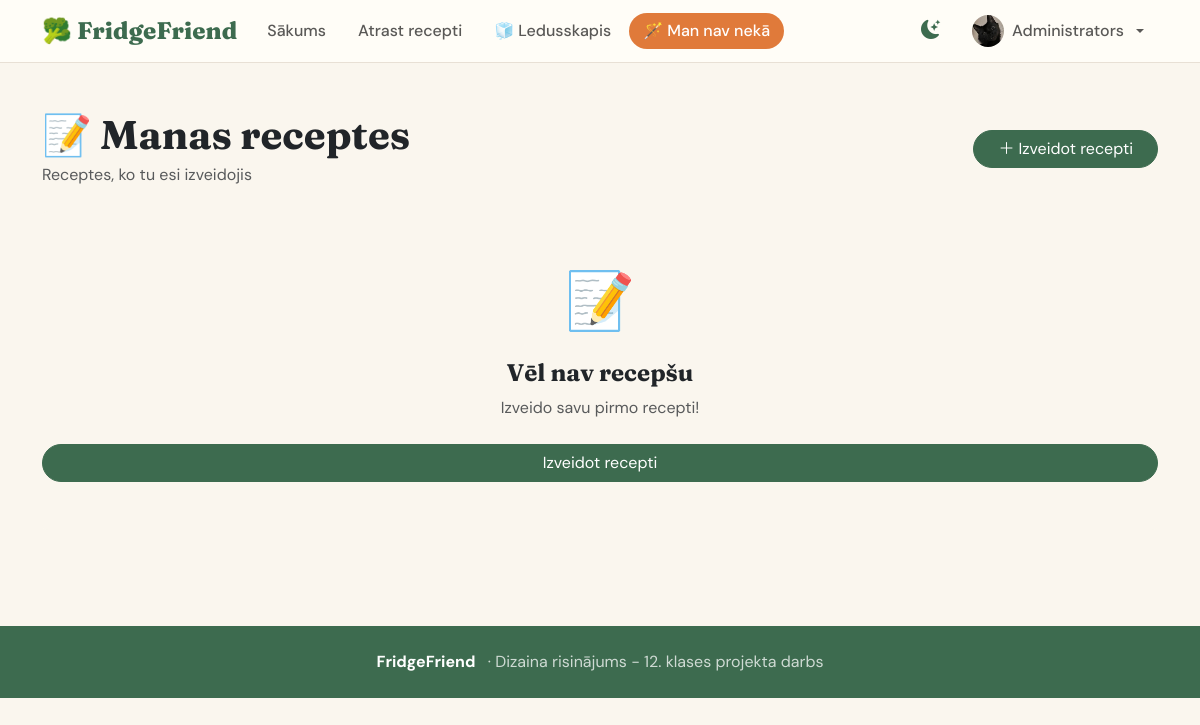
Screenshot of /manas-receptes (signed in) with the database file from the repository.
### tables this page shows
CREATE TABLE users (
            id            INTEGER PRIMARY KEY AUTOINCREMENT,
            username      TEXT    UNIQUE NOT NULL,
            email         TEXT    UNIQUE NOT NULL,
            password_hash TEXT    NOT NULL,
            display_name  TEXT,
            bio           TEXT,
            profile_pic   TEXT,
            is_admin      INTEGER DEFAULT 0,
            created_at    TEXT    DEFAULT CURRENT_TIMESTAMP
        );

### app.py (the view)
@app.route('/manas-receptes')
@login_required
def manas_receptes():
    return render_template('manas_receptes.html', my_recipes=recipes.get_by_user(session['user_id']))

### app.py (called while the page is built)
def get_current_user():
    if 'user_id' in session:
        return users.get_by_id(session['user_id'])
    return None

def login_required(f):
    @wraps(f)
    def decorated(*args, **kwargs):
        if not get_current_user():
            flash('Lūdzu pieslēdzies.', 'warning')
            return redirect(url_for('login'))
        return f(*args, **kwargs)
    return decorated

@app.context_processor
def inject_user():
    return dict(current_user=get_current_user())

### models.py (called while the page is built)
    def connect(self):
        conn = sqlite3.connect(self.path)
        conn.row_factory = sqlite3.Row
        conn.execute("PRAGMA foreign_keys = ON")
        return conn

    def fetchone(self, sql, params=()):
        conn = self.connect()
        try:
            return conn.execute(sql, params).fetchone()
        finally:
            conn.close()

    def fetchall(self, sql, params=()):
        conn = self.connect()
        try:
            return conn.execute(sql, params).fetchall()
        finally:
            conn.close()

    def get_by_id(self, uid):
        return self.db.fetchone("SELECT * FROM users WHERE id=?", (uid,))

    def get_by_user(self, user_id):
        return self.db.fetchall(
            """SELECT r.*,
                      (SELECT COUNT(*) FROM recipe_likes WHERE recipe_id=r.id) as like_count
               FROM recipes r WHERE r.created_by=?
               ORDER BY r.created_at DESC""", (user_id,)
        )

### templates/manas_receptes.html (shortened to what this page needs)
{% extends "base.html" %}
{% block content %}
<div class="container-xl py-5">
  <div class="d-flex align-items-center justify-content-between mb-4 flex-wrap gap-3">
    <div>
      <h1 class="ff-display fw-bold mb-1">📝 Manas receptes</h1>
      <p class="text-muted mb-0">Receptes, ko tu esi izveidojis</p>
    </div>
    <a href="{{ url_for('izveidot_recepti') }}" class="btn btn-primary btn-pill px-4">
      <i class="bi bi-plus-lg me-1"></i>Izveidot recepti
    </a>
  </div>
  {% if not my_recipes %}
  <div class="text-center py-5 card border-0">
    <div style="font-size:3.5rem" class="mb-3">📝</div>
    <h4 class="ff-display fw-bold">Vēl nav recepšu</h4>
    <p class="text-muted mb-4">Izveido savu pirmo recepti!</p>
    <a href="{{ url_for('izveidot_recepti') }}" class="btn btn-primary btn-pill px-4">Izveidot recepti</a>
  </div>
  {% endif %}
</div>
{% endblock %}

### templates/base.html (shortened to what this page needs)
<!DOCTYPE html>
<html lang="lv" data-bs-theme="light">
<head>
  <link href="https://cdn.jsdelivr.net/npm/bootstrap@5.3.3/dist/css/bootstrap.min.css" rel="stylesheet">
  <link href="https://cdn.jsdelivr.net/npm/bootstrap-icons@1.11.3/font/bootstrap-icons.min.css" rel="stylesheet">
  <link rel="stylesheet" href="{{ url_for('static', filename='style.css') }}">
</head>
<body class="page-fade">
<nav class="navbar navbar-expand-lg sticky-top">
  <div class="container-xl">
    <a class="navbar-brand" href="{{ url_for('sakums') }}">🥦 FridgeFriend</a>
    <div class="collapse navbar-collapse" id="navMenu">
      <ul class="navbar-nav me-auto gap-1">
        <li class="nav-item">
          <a class="nav-link {% if request.endpoint=='sakums' %}active{% endif %}" href="{{ url_for('sakums') }}">Sākums</a>
        </li>
        <li class="nav-item">
          <a class="nav-link {% if request.endpoint in ['sastavdalas','receptes','recepte'] %}active{% endif %}" href="{{ url_for('sastavdalas') }}">Atrast recepti</a>
        </li>
        <li class="nav-item">
          <a class="nav-link {% if request.endpoint=='mans_ledusskapis' %}active{% endif %}" href="{{ url_for('mans_ledusskapis') }}">🧊 Ledusskapis</a>
        </li>
        <li class="nav-item">
          <a class="nav-link btn-orange {% if request.endpoint=='mann_nav' %}active{% endif %}" href="{{ url_for('mann_nav') }}">🪄 Man nav nekā</a>
        </li>
      </ul>
      <ul class="navbar-nav align-items-center gap-2">
        <li class="nav-item">
          <button id="darkToggle" title="Tumšais/gaišais režīms">
            <i class="bi bi-moon-stars-fill" id="darkIcon"></i>
          </button>
        </li>
        {% if current_user %}
        <li class="nav-item dropdown">
          <a class="nav-link dropdown-toggle d-flex align-items-center gap-2" href="#" data-bs-toggle="dropdown">
            <div class="nav-avatar">
              {% if current_user.profile_pic %}
                <img src="{{ url_for('static', filename='uploads/avatars/' + current_user.profile_pic) }}" alt="">
              {% else %}
                {{ (current_user.display_name or current_user.username)[0].upper() }}
              {% endif %}
            </div>
            <span class="d-none d-lg-inline">{{ current_user.display_name or current_user.username }}</span>
          </a>
        </li>
        {% else %}
        <li class="nav-item"><a class="nav-link" href="{{ url_for('login') }}">Pieslēgties</a></li>
        <li class="nav-item"><a class="btn btn-primary btn-sm btn-pill px-3" href="{{ url_for('register') }}">Reģistrēties</a></li>
        {% endif %}
      </ul>
    </div>
  </div>
</nav>
{% block content %}{% endblock %}
<footer class="py-4 mt-5">
  <div class="container-xl text-center">
    <strong class="text-white">FridgeFriend</strong>
    <span class="ms-2">·  Dizaina risinājums - 12. klases projekta darbs </span>
  </div>
</footer>
</body>
</html>

### static/style.css (style rules this page uses)
:root { --ff-green: #3D6B4F; --ff-green-light: #5A8C6A; --ff-green-pale: #E8F0EB; --ff-orange: #E07A3A; --ff-orange-pale: #FEF0E6; --ff-cream: #FAF6EE; --ff-border: #E8E0D5; --bs-primary: #3D6B4F; --bs-primary-rgb: 61,107,79; --bs-body-font-family: 'DM Sans', sans-serif; --bs-body-bg: #FAF6EE; }
.ff-display { font-family: 'Fraunces', serif; }
.navbar-brand { font-family: 'Fraunces', serif; font-size: 1.5rem; font-weight: 800; color: var(--ff-green) !important; }
.navbar { background: #fffdf7; border-bottom: 1.5px solid var(--ff-border); }
.nav-link { font-weight: 500; border-radius: 50px; padding: 6px 14px !important; transition: all .15s; }
.nav-link.btn-orange { background: var(--ff-orange); color: #fff !important; border-radius: 50px; }
.btn-primary { background: var(--ff-green); border-color: var(--ff-green); }
.btn-orange { background: var(--ff-orange); border-color: var(--ff-orange); color: #fff; }
.btn-pill { border-radius: 50px !important; }
#darkToggle { cursor: pointer; font-size: 1.2rem; background: none; border: none; color: var(--ff-green); padding: 6px 10px; border-radius: 50px; }
footer { background: var(--ff-green); color: rgba(255,255,255,.75); }
.page-fade { animation: pageFade .3s ease; }
.nav-avatar { width: 32px; height: 32px; border-radius: 50%; background: var(--ff-green); color: #fff; font-weight: 700; font-size: .8rem; display: inline-flex; align-items: center; justify-content: center; overflow: hidden; }
.nav-avatar img { width: 100%; height: 100%; object-fit: cover; }

### rows the page displays
users: profile_pic (picture), display_name "Administrators"
